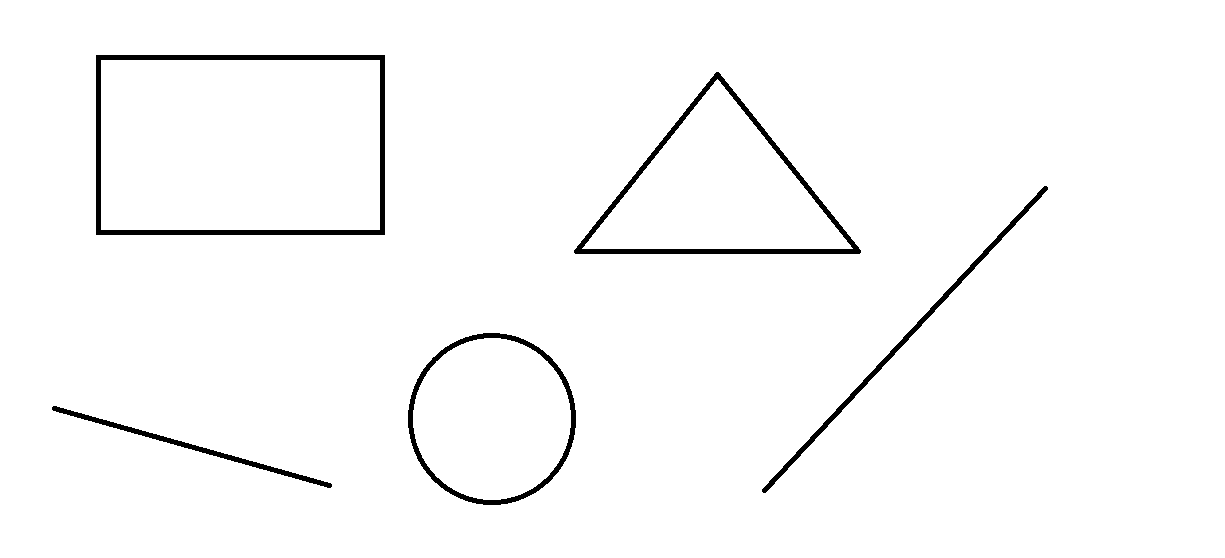
#> input picture image_processing/20200108/data/sand.png, 1225 x 558 px
$ jupyter execute 1.3_filter_3.ipynb   (shell and % lines are left out)
#> lines starting #> are read from the running program, lines starting #| are printed output that depends on the picture; after the words box and inside, x2 and y2 are one past the last pixel; in counts of white or black regions, pixels touching at a corner belong together
[cell 1]
import scipy.stats as sp
import numpy as np
import matplotlib.pyplot as plt
from PIL import ImageFont, ImageDraw, Image

import cv2

[cell 2]
## 엠보싱 필터
img = cv2.imread('./data/sand.png', cv2.IMREAD_GRAYSCALE) # 그레이로 불러오기
#> img: shape (558, 1225); 97.9% white; 5 black regions, box (x1, y1, x2, y2) and area: (96, 55, 385, 235) 4590, (574, 72, 861, 254) 3654, (408, 333, 576, 505) 2587, (762, 186, 1048, 493) 2100, (52, 406, 332, 488) 1451
img = img.astype('int16') #  음수도표시하기 위해 초기 타입을 플롯으로 설정

kernel = np.array([[0,1,0],
                  [0,0,0],
                  [0,-1,0]
                   ])

filtered = cv2.filter2D(img, -1, kernel)
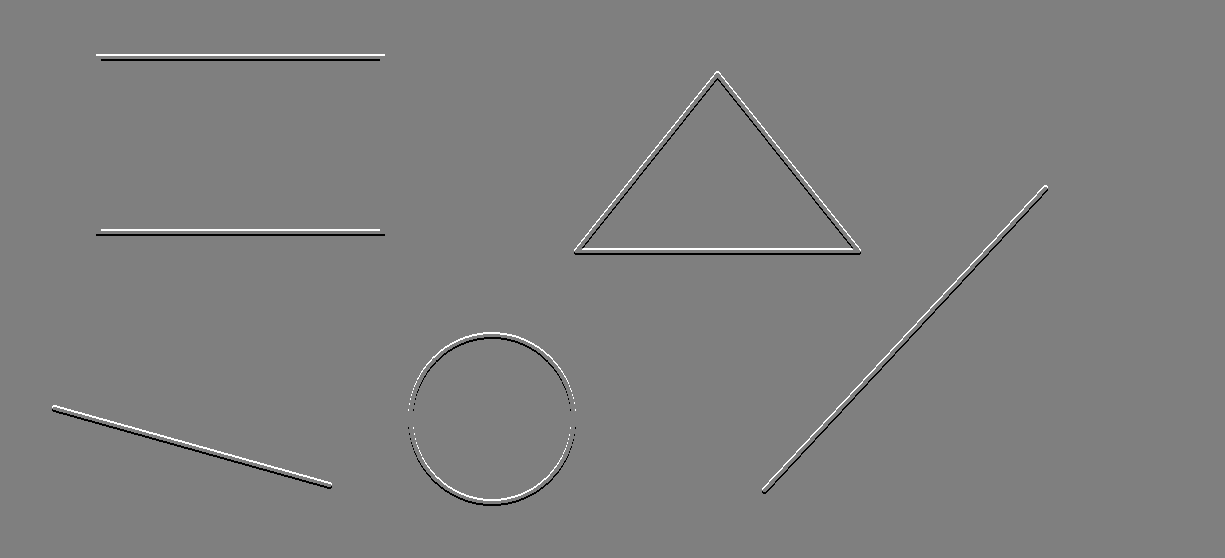
#> filtered: shape (558, 1225) int16; min -255, max 255, mean 0; drawn with min black and max white

#값을 더해주기
filtered2 = cv2.filter2D(img, -1, kernel) + 128

#정규화 진행
filtered3 = cv2.normalize(filtered, None, 0, 255, cv2.NORM_MINMAX)
#filtered3 = filtered3.astype('uint8')

print(np.min(filtered)) #min 값인 -123은 0으로 보내버림
#| -255
print(np.max(filtered))
#| 255
print()
print(np.min(filtered2))
#| -127
print(np.max(filtered2))
#| 383
print()
print(np.min(filtered3))
#| 0
print(np.max(filtered3))
#| 255
print()

cv2.imwrite('./data/sand_1.jpg',filtered)
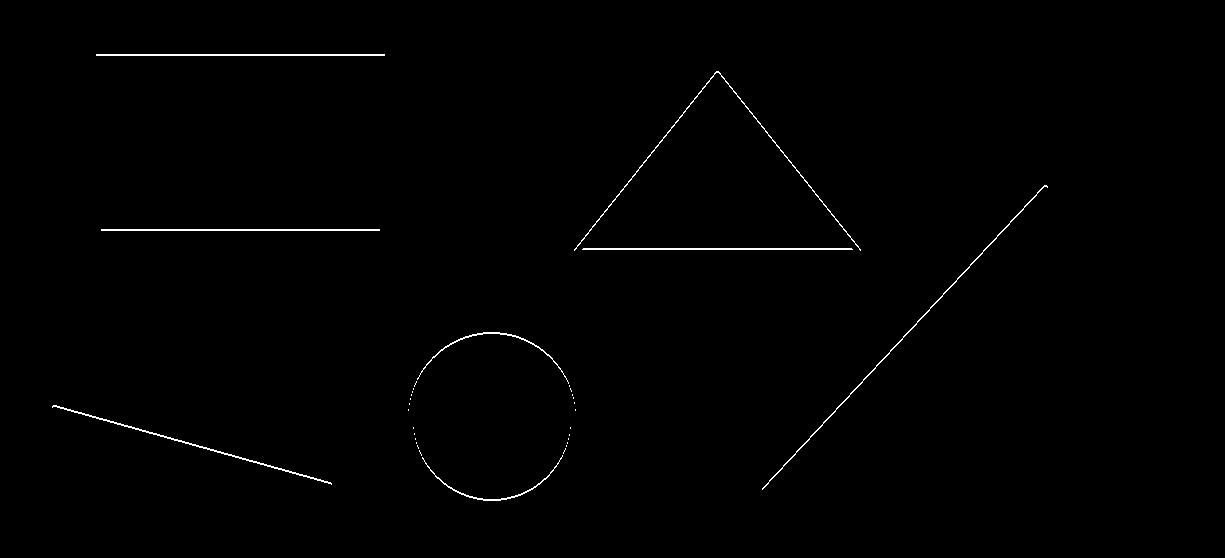
#> saved as sand_1.jpg: shape (558, 1225); 0.59% white in thin lines or dots, all inside (x1, y1, x2, y2) = (52, 54, 1048, 501)
cv2.imwrite('./data/sand_2.jpg',filtered2)
cv2.imwrite('./data/sand_3.jpg',filtered3)
#> Out = True

[cell 3]
## 엠보싱 필터
img = cv2.imread('./data/sand.png', cv2.IMREAD_GRAYSCALE) # 그레이로 불러오기
img = img.astype('int16') #  음수도표시하기 위해 초기 타입을 플롯으로 설정

kernel = np.array([[0,0,0],
                  [1,0,-1],
                  [0,0,0]
                   ])

filtered = cv2.filter2D(img, -1, kernel)
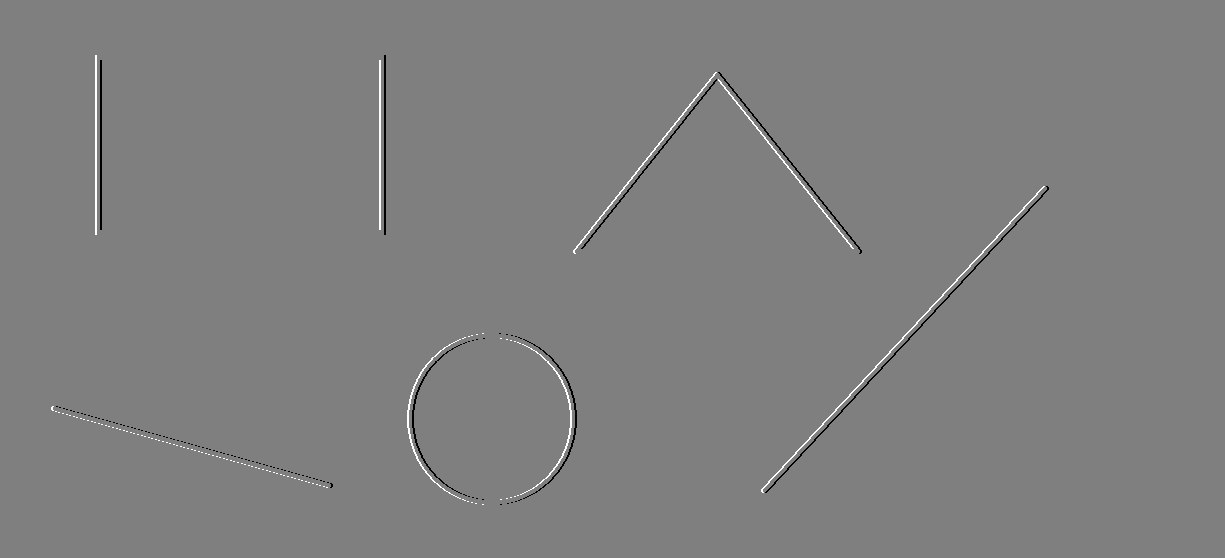
#> filtered: shape (558, 1225) int16; min -255, max 255, mean 0; drawn with min black and max white

#값을 더해주기
filtered2 = cv2.filter2D(img, -1, kernel) + 128

#정규화 진행
filtered3 = cv2.normalize(filtered, None, 0, 255, cv2.NORM_MINMAX)
#filtered3 = filtered3.astype('uint8')

print(np.min(filtered)) #min 값인 -123은 0으로 보내버림
#| -255
print(np.max(filtered))
#| 255
print()
print(np.min(filtered2))
#| -127
print(np.max(filtered2))
#| 383
print()
print(np.min(filtered3))
#| 0
print(np.max(filtered3))
#| 255
print()

cv2.imwrite('./data/sand_4.jpg',filtered)
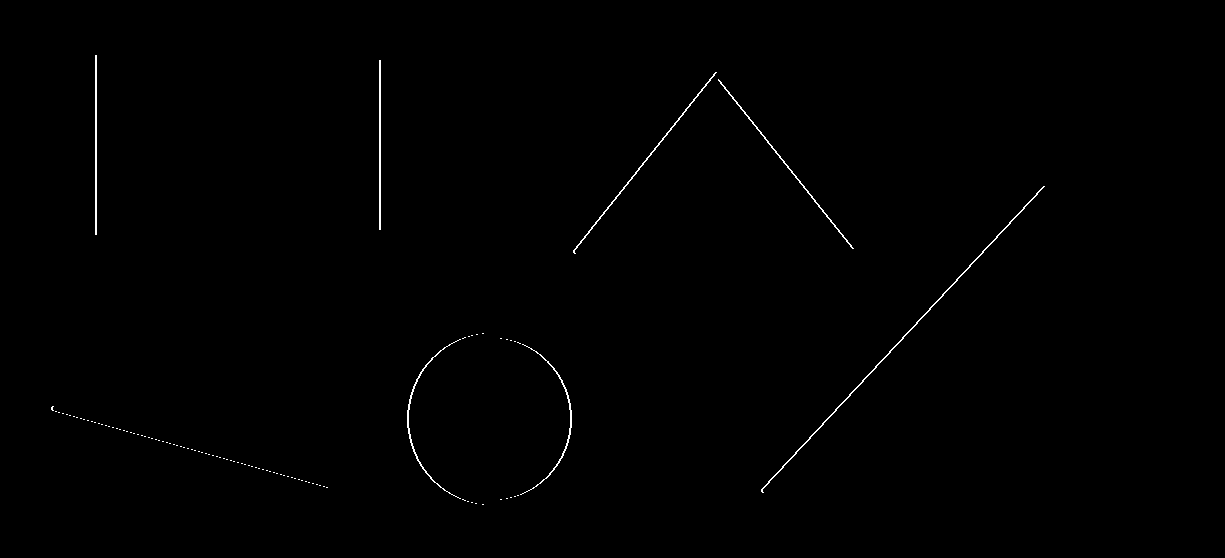
#> saved as sand_4.jpg: shape (558, 1225); 0.42% white in thin lines or dots, all inside (x1, y1, x2, y2) = (51, 55, 1045, 505)
cv2.imwrite('./data/sand_5.jpg',filtered2)
cv2.imwrite('./data/sand_6.jpg',filtered3)
#> Out = True

#plt.imshow(cv2.cvtColor(filtered, cv2.COLOR_BGR2RGB))
